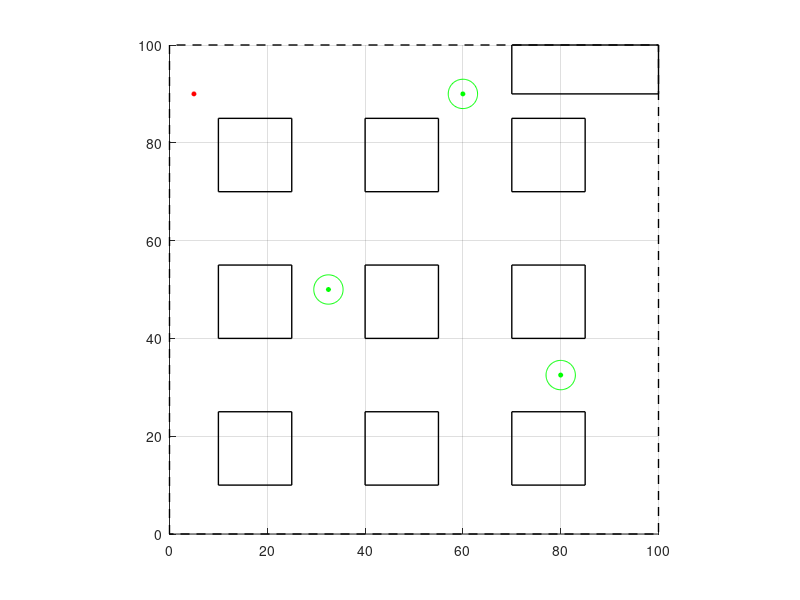

MATLAB code for this plot:

xStarT = 5;   
yStarT = 90; 
phiStarT = 0;

xTarget1 = 60;
yTarget1 = 90;
phiTarget1 = 0;

xTarget2 = 32.5;
yTarget2 = 50;
phiTarget2 = 3*pi/2;

xTarget3 = 80;
yTarget3 = 32.5;
phiTarget3 = pi/2;

list = linspace(10, 85, 6);
thresh = 3;

for i = 1:3
    for j = 1:3
        num = j+(i-1)*3;
        obstacles(num).xv = [list(2*j-1); list(2*j); list(2*j); list(2*j-1); list(2*j-1)];
        obstacles(num).yv = [list(2*i-1); list(2*i-1); list(2*i); list(2*i); list(2*i-1)];
    end
end

obstacles(10).xv = [70; 100; 100; 70; 70];
obstacles(10).yv = [90; 90; 100; 100; 90];

figure; hold on; grid on
    
axis equal
axis([0,100,0,100]);
% plot the boundary
plot([0,0,100,100,0],[0,100,100,0,0],'k--','LineWidth',1);


% plot the obstacles
for i=1:length(obstacles)
    plot(obstacles(i).xv,obstacles(i).yv,'k','LineWidth',1);
end

% plot the starting point
plot(xStarT, yStarT, 'ro', 'MarkerSize',3, 'MarkerFaceColor','r');

% Plot the target points and target regions 
th = 0:pi/50:2*pi;

plot(xTarget1, yTarget1, 'go', 'MarkerSize',3, 'MarkerFaceColor','g');
plot(xTarget2, yTarget2, 'go', 'MarkerSize',3, 'MarkerFaceColor','g');
plot(xTarget3, yTarget3, 'go', 'MarkerSize',3, 'MarkerFaceColor','g');

xcircle1 = thresh * cos(th) + xTarget1;
ycircle1 = thresh * sin(th) + yTarget1;
h = plot(xcircle1, ycircle1, 'Color','g');

xcircle2 = thresh * cos(th) + xTarget2;
ycircle2 = thresh * sin(th) + yTarget2;
h = plot(xcircle2, ycircle2, 'Color','g');


xcircle3 = thresh * cos(th) + xTarget3;
ycircle3 = thresh * sin(th) + yTarget3;
h = plot(xcircle3, ycircle3, 'Color','g');
